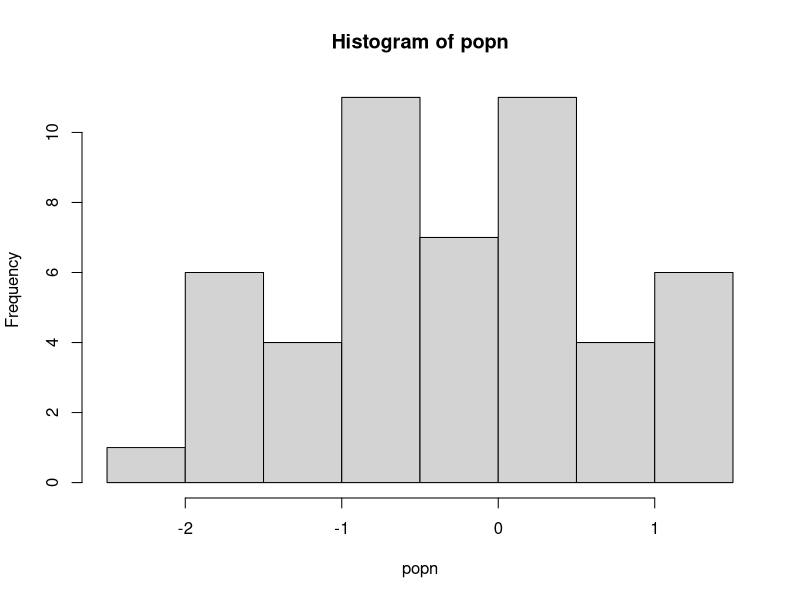

The R script that drew this image:
#!/usr/bin/env R

## Writing the function

doit <- function(x) {
    temp_x <- sample(x, replace = TRUE)
    if( length( unique(temp_x)) > 30) { # only take mean if sample was sufficient
        print( paste("Mean of this sample was:", as.character(mean(temp_x))))
    }
    else {
        stop("Couldn't calculate mean: too few unique values!")
    }
}

## Generate a population

popn <- rnorm(50)
hist(popn)

## Running the function using lapply

result <- lapply(1:15, function(i) try(doit(popn), FALSE))
# lapply must include try attribute if stop() has been used

## Inspecting the result object

class(result)
result

## Alternatively using a loop to manually store the results

result <- vector("list", 15) # Preallocate / Initialize
for (i in 1:15) {
    result[[i]] <- try(doit(popn), FALSE)
}

print("Script done!")